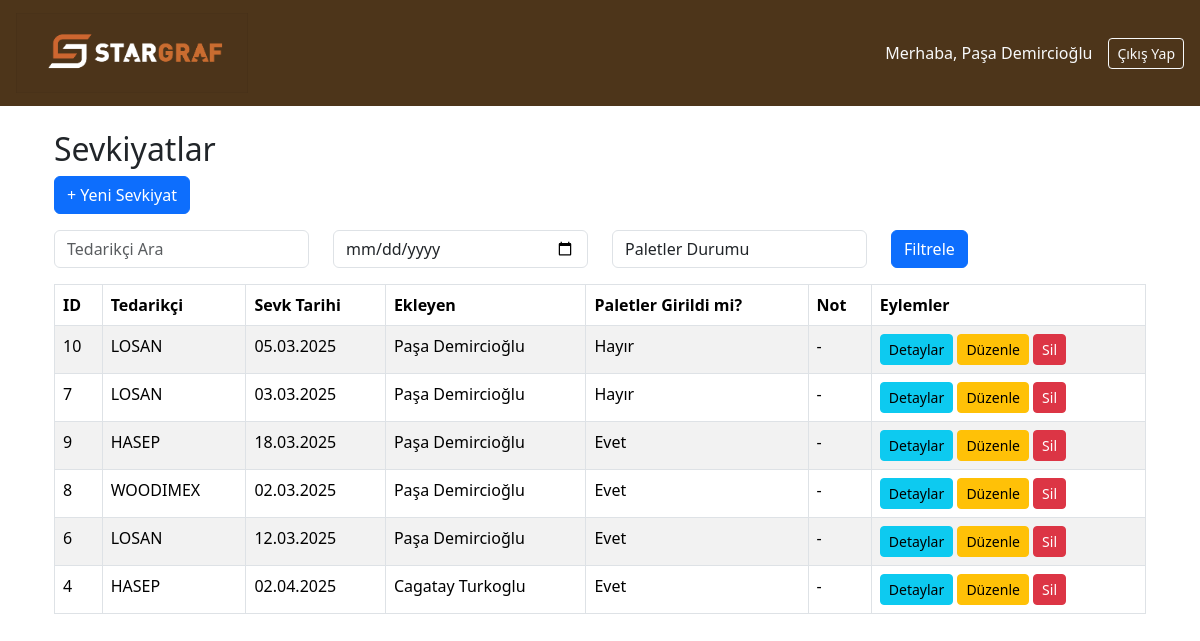
Screenshot of /shipments/ (signed in) with the database file from the repository.
### core/models.py (models this page shows, shortened)
class Shipment(models.Model):
    supplier = models.ForeignKey(Supplier, on_delete=models.CASCADE, related_name="shipments", verbose_name="Tedarikçi")
    date = models.DateField(verbose_name="Tarih")
    note = models.TextField(blank=True, null=True, verbose_name="Açıklama")
    created_by = models.ForeignKey(User, on_delete=models.SET_NULL, null=True, related_name="created_shipments")
    created_at = models.DateTimeField(auto_now_add=True)
    updated_by = models.ForeignKey(User, on_delete=models.SET_NULL, null=True, related_name="updated_shipments")
    updated_at = models.DateTimeField(auto_now=True)
    is_filled = models.BooleanField(default=False, verbose_name="Tüm paletler girildi mi?")

class Supplier(models.Model):
    name = models.CharField(max_length=100, verbose_name="Tedarikçi Adı")
    country = models.CharField(max_length=100, blank=True, verbose_name="Ülke")
    phone = models.CharField(max_length=20, null=True, blank=True, verbose_name="Telefon")
    email = models.EmailField(blank=True, null=True, verbose_name="E-posta")
    note = models.TextField(blank=True, null=True, verbose_name="Not")
    created_by = models.ForeignKey(User, on_delete=models.SET_NULL, null=True, related_name="created_suppliers")
    created_at = models.DateTimeField(auto_now_add=True)
    updated_by = models.ForeignKey(User, on_delete=models.SET_NULL, null=True, related_name="updated_suppliers")
    updated_at = models.DateTimeField(auto_now=True)

### core/views.py (the view)
# urls.py: path('shipments/', ShipmentListView.as_view(), name='shipment_list'),
class ShipmentListView(LoginRequiredMixin, ListView):
    model = Shipment
    template_name = "core/shipment_list.html"
    context_object_name = "shipments"
    ordering = ['-id']  # Varsayılan sıralama
    def get_queryset(self):
        queryset = super().get_queryset()
        supplier = self.request.GET.get('supplier')
        date = self.request.GET.get('date')
        is_filled = self.request.GET.get('is_filled')
        if supplier:
            queryset = queryset.filter(supplier__name__icontains=supplier)
        if date:
            queryset = queryset.filter(date=date)
        if is_filled:
            queryset = queryset.filter(is_filled=is_filled)
        queryset = queryset.order_by('is_filled', '-id')
        return queryset

### core/templates/core/shipment_list.html (shortened to what this page needs)
{% extends "base.html" %}
{% block content %}
  <div class="container mt-4">
    <h2>Sevkiyatlar</h2>
    <a href="{% url 'shipment_create' %}" class="btn btn-primary mb-3">+ Yeni Sevkiyat</a>
    <form method="get" class="mb-3">
      <div class="row">
        <div class="col-md-3">
          <input type="text" name="supplier" class="form-control" placeholder="Tedarikçi Ara" value="{{ request.GET.supplier }}">
        </div>
        <div class="col-md-3">
          <input type="date" name="date" class="form-control" value="{{ request.GET.date }}">
        </div>
        <div class="col-md-3">
          <select name="is_filled" class="form-control">
            <option value="">Paletler Durumu</option>
          </select>
        </div>
        <div class="col-md-3">
          <button type="submit" class="btn btn-primary">Filtrele</button>
        </div>
      </div>
    </form>
    <table class="table table-striped table-bordered">
      <thead>
        <tr>
          <th>ID</th>
          <th>Tedarikçi</th>
          <th>Sevk Tarihi</th>
          <th>Ekleyen</th>
          <th>Paletler Girildi mi?</th>
          <th>Not</th>
          <th>Eylemler</th>
        </tr>
      </thead>
      <tbody>
        {% for shipment in shipments %}
          <tr>
            <td>{{ shipment.id }}</td>
            <td>{{ shipment.supplier.name }}</td>
            <td>{{ shipment.date|date:"d.m.Y" }}</td>
            <td>{{ shipment.created_by.first_name }} {{ shipment.created_by.last_name }}</td>
            <td>{{ shipment.is_filled|yesno:"Evet,Hayır" }}</td>
            <td>{{ shipment.note|default:"-" }}</td>
            <td>
                <a href="{% url 'shipment_detail' shipment.id %}" class="btn btn-sm btn-info">Detaylar</a>
                <a href="{% url 'shipment_edit' shipment.id %}" class="btn btn-sm btn-warning">Düzenle</a>
                <a href="{% url 'shipment_delete' shipment.id %}" class="btn btn-sm btn-danger">Sil</a>
            </td>
          </tr>
        {% empty %}
          <tr><td colspan="6">Henüz sevkiyat kaydı yok.</td></tr>
        {% endfor %}
      </tbody>
    </table>
  </div>
{% endblock %}

### core/templates/base.html (shortened to what this page needs)
<!DOCTYPE html>
<html lang="tr">
{% load static %}
<head>
    <link rel="stylesheet" href="https://cdn.jsdelivr.net/npm/bootstrap@5.3.3/dist/css/bootstrap.min.css">
</head>
<body>
    <nav class="navbar navbar-expand-lg px-3" style="background-color: rgb(77, 53, 26);">
        <a class="navbar-brand" href="/">
            <img src="{% static 'img/LOGO.png' %}" alt="Logo" height="80">
        </a>
        <div class="ms-auto d-flex align-items-center">
          {% if user.is_authenticated %}
            <span class="text-light me-3">
              Merhaba, {{ user.first_name }} {{ user.last_name }}
            </span>
            <a href="{% url 'logout' %}" class="btn btn-outline-light btn-sm">Çıkış Yap</a>
          {% else %}
            <a href="{% url 'login' %}" class="btn btn-light btn-sm">Giriş Yap</a>
          {% endif %}
        </div>
    </nav>
    <main class="container mt-4">
        {% block content %}
        {% endblock %}
    </main>
</body>
</html>

### rows the page displays
Shipment: id "10", supplier.name "LOSAN", date "05.03.2025", created_by.first_name "Paşa", created_by.last_name "Demircioğlu", is_filled "Hayır", note "-"
Shipment: id "7", supplier.name "LOSAN", date "03.03.2025", created_by.first_name "Paşa", created_by.last_name "Demircioğlu", is_filled "Hayır", note "-"
Shipment: id "9", supplier.name "HASEP", date "18.03.2025", created_by.first_name "Paşa", created_by.last_name "Demircioğlu", is_filled "Evet", note "-"
Shipment: id "8", supplier.name "WOODIMEX", date "02.03.2025", created_by.first_name "Paşa", created_by.last_name "Demircioğlu", is_filled "Evet", note "-"
Shipment: id "6", supplier.name "LOSAN", date "12.03.2025", created_by.first_name "Paşa", created_by.last_name "Demircioğlu", is_filled "Evet", note "-"
Shipment: id "4", supplier.name "HASEP", date "02.04.2025", created_by.first_name "Cagatay", created_by.last_name "Turkoglu", is_filled "Evet", note "-"

### other values shown
{{ user.first_name }} "Paşa"
{{ user.last_name }} "Demircioğlu"
